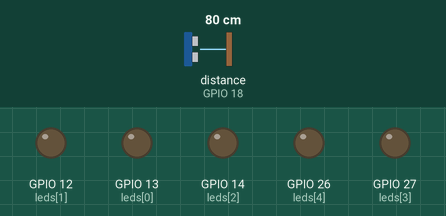
The sketch below on a simulated ESP32. On the bench: output pins drawn as LEDs (lit = HIGH). Wiring (inferred from the names in the program): ultrasonic range finder: trigger GPIO 5; echo GPIO 18. The inputs (shaded band) are chosen by the test bench; at power-on: distance to the obstacle (sensor on GPIO 18) 80 cm. The echo pulse lasts 58.3 µs per cm; random numbers use the default seed unless the sketch sets one; pins used as bus, display or sensor lines are not drawn.

Above: at 1.2 s.
1.3 s: distance to the obstacle (sensor on GPIO 18) set to 9 cm
2.8 s: distance to the obstacle (sensor on GPIO 18) set to 6 cm
At 3.04 s:
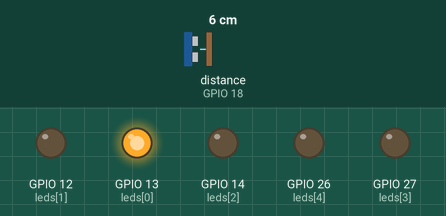
At 3.9 s:
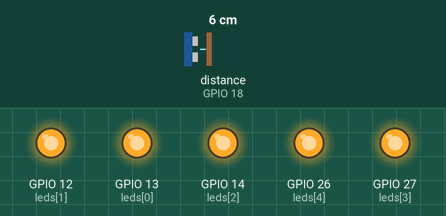
Timing chart, 0 to 5.8 s (numbered marks = the images above; inputs shaded):
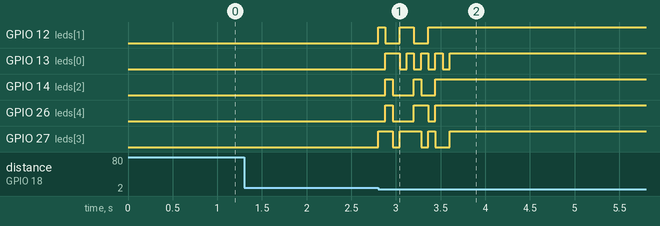

The sketch:

digital.dice.ino
```cpp
// -------- PIN DEFINITIONS --------
#define TRIG_PIN 5
#define ECHO_PIN 18

int leds[5] = {13, 12, 14, 27, 26};

// -------- VARIABLES --------
bool rolled = false;

// -------- SETUP --------
void setup() {
  pinMode(TRIG_PIN, OUTPUT);
  pinMode(ECHO_PIN, INPUT);

  for (int i = 0; i < 5; i++) {
    pinMode(leds[i], OUTPUT);
  }

  randomSeed(micros());
}

// -------- DISTANCE FUNCTION --------
long getDistance() {
  digitalWrite(TRIG_PIN, LOW);
  delayMicroseconds(2);

  digitalWrite(TRIG_PIN, HIGH);
  delayMicroseconds(10);
  digitalWrite(TRIG_PIN, LOW);

  long duration = pulseIn(ECHO_PIN, HIGH, 30000); // timeout for stability
  return duration * 0.034 / 2;
}

// -------- MAIN LOOP --------
void loop() {
  long distance = getDistance();

  // Trigger when hand is very close (BONUS TIP APPLIED)
  if (distance > 0 && distance < 7 && !rolled) {
    rolled = true;

    rollAnimation();

    int number = random(1, 7);
    displayDice(number);
  }

  // Reset when hand removed
  if (distance > 12) {
    rolled = false;
  }
}

// -------- ROLL ANIMATION --------
void rollAnimation() {
  for (int i = 0; i < 10; i++) {
    for (int j = 0; j < 5; j++) {
      digitalWrite(leds[j], random(0, 2));
    }
    delay(80);
  }
}

// -------- DISPLAY DICE --------
void displayDice(int num) {

  // Turn OFF all LEDs
  for (int i = 0; i < 5; i++) {
    digitalWrite(leds[i], LOW);
  }

  switch (num) {

    case 1:
      digitalWrite(leds[2], HIGH);
      break;

    case 2:
      digitalWrite(leds[0], HIGH);
      digitalWrite(leds[4], HIGH);
      break;

    case 3:
      digitalWrite(leds[0], HIGH);
      digitalWrite(leds[2], HIGH);
      digitalWrite(leds[4], HIGH);
      break;

    case 4:
      digitalWrite(leds[0], HIGH);
      digitalWrite(leds[1], HIGH);
      digitalWrite(leds[3], HIGH);
      digitalWrite(leds[4], HIGH);
      break;

    case 5:
      for (int i = 0; i < 5; i++) {
        digitalWrite(leds[i], HIGH);
      }
      break;

    case 6:
      // Blink all LEDs
      for (int i = 0; i < 6; i++) {
        for (int j = 0; j < 5; j++) {
          digitalWrite(leds[j], HIGH);
        }
        delay(120);

        for (int j = 0; j < 5; j++) {
          digitalWrite(leds[j], LOW);
        }
        delay(120);
      }
      break;
  }
}
```

Measured:
- the behaviour switches between 8 and 7 cm on distance to the obstacle (sensor on GPIO 18) (found by bisection; images 0 and 1)
- after the input at 1.3 s, every drawn part: stays the same
- after the input at 2.8 s, GPIO 12 (leds[1]): goes HIGH 0.08 s, LOW 0.16 s, HIGH 0.16 s, LOW 0.16 s, then HIGH, starting at once; GPIO 13 (leds[0]): LOW → HIGH after 0.08 s, then repeats every 0.16 s: LOW 0.08 s, HIGH 0.08 s, until it stays HIGH from 3.6 s
